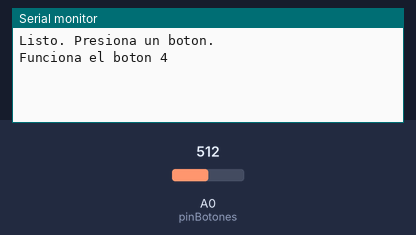
Simulated run of this sketch. Board: Arduino Uno, built with avr-gcc and run on an emulated ATmega328P. Parts: the last lines printed to the serial monitor. The test bench sets the inputs (shaded band); at power-on: A0 (pinBotones) = 512.

Above: at 1.2 s.
1.3 s: A0 (pinBotones) set to 340
At 2.5 s:
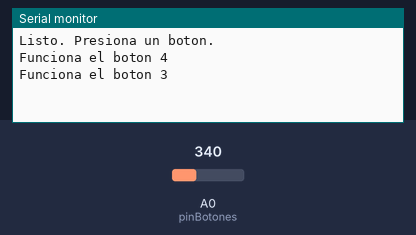
2.8 s: A0 (pinBotones) set to 240
At 3.8 s:
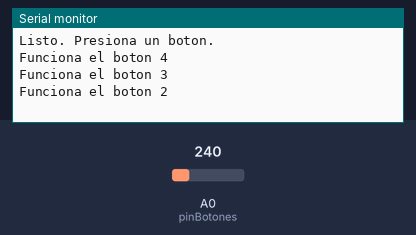

Measured:
- after the input at 1.3 s, the serial monitor: prints a new line at once (image 1)
- after the input at 2.8 s, the serial monitor: prints a new line at once (image 2)

The sketch:

4botones_copy_20261109111744.ino
```cpp
const byte pinBotones = A0;
int botonAnterior = -1;
int detectarBoton(int valor) {
  if (valor < 100) return -1;
  if (valor < 150) return 1;
  if (valor < 250) return 2;
  if (valor < 350) return 3;
  if (valor < 850) return 4;
  return 5;
}
void setup() {
  Serial.begin(9600);
  Serial.println("Listo. Presiona un boton.");
}
void loop() {
  int valor = analogRead(pinBotones);
  int botonActual = detectarBoton(valor);
  if (botonActual != botonAnterior) {
    if (botonActual == -1) {
    } else {
      Serial.print("Funciona el boton ");
      Serial.println(botonActual);
    }
    botonAnterior = botonActual;
    delay(40);
  }
}
```
